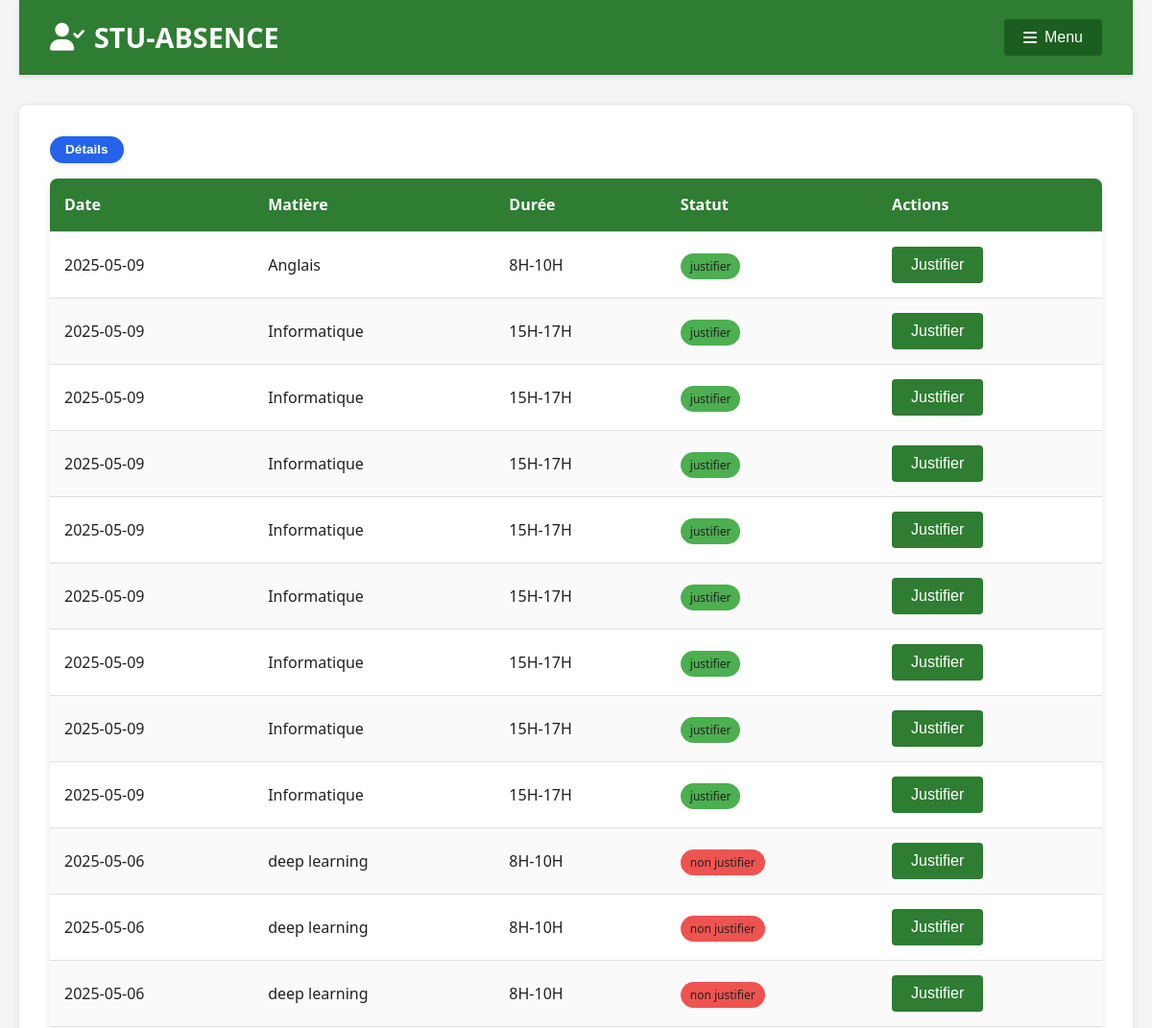
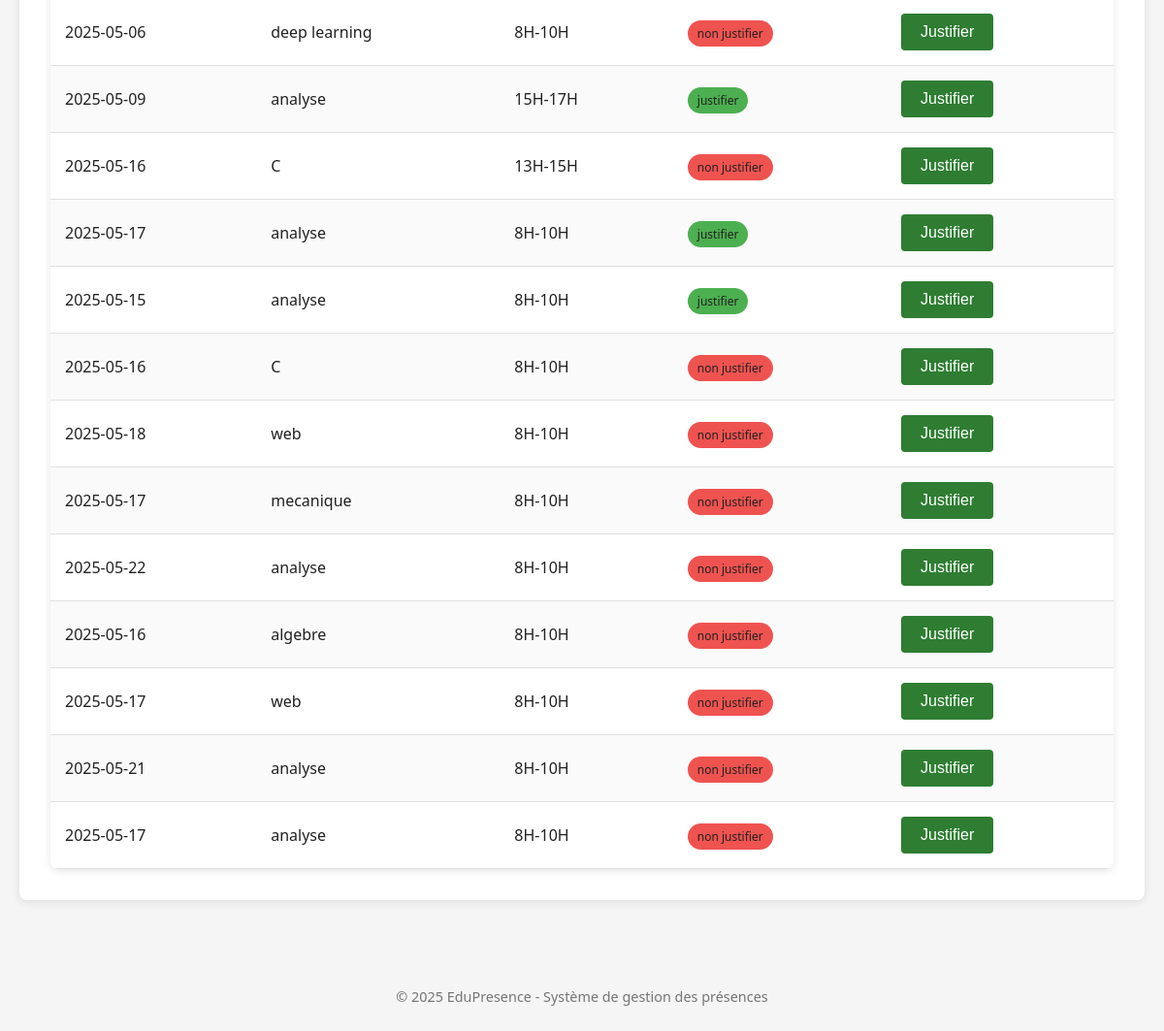
The page /vue/delegue/etudiant.php (signed in) on the database its author committed (2 pictures, top to bottom).
### tables this page shows
CREATE TABLE IF NOT EXISTS `abscences` (
  `id_abscence` int NOT NULL AUTO_INCREMENT,
  `dates` varchar(255) NOT NULL,
  `periode` varchar(255) NOT NULL,
  `matiere` varchar(255) NOT NULL,
  `statut` varchar(255) NOT NULL DEFAULT 'non_justifier',
  `id_etudiant` int NOT NULL,
  PRIMARY KEY (`id_abscence`)
);

### modele/methode.php (called while the page is built, shortened)
<?php
function recupUtilInfo($db,$id){
    $requete=$db->prepare('SELECT * from abscences where id_etudiant=?');
    $requete->execute(array($id));
    $absences=array();
    while($ligne=$requete->fetch(PDO::FETCH_ASSOC)){
        $absences[]= ['date'=>$ligne['dates'],'periode'=>$ligne["periode"],'matiere'=>$ligne['matiere'],'statut'=>$ligne['statut']];
    }
    return $absences;
}
?>

### vue/delegue/etudiant.php (the view, shortened to what this page needs)
<?php
    require '../../modele/methode.php';
    $absences =recupUtilInfo($db,$_SESSION['id']);
?>
<!DOCTYPE html>
<html lang="fr">
<head>
    <link rel="stylesheet" href="styles.css">
    <link rel="stylesheet" href="https://cdnjs.cloudflare.com/ajax/libs/font-awesome/6.0.0/css/all.min.css">
</head>
<body>
    <div class="container">
        <header>
            <h1><i class="fas fa-user-check"></i> STU-ABSENCE</h1>
            <nav>
                <div class="dropdown">
                    <button class="dropbtn"><i class="fas fa-bars"></i> Menu</button>
                </div>
            </nav>
        </header>
        <main>
            <section class="attendance-form">
                <form action="" method="post">
                <button class="btn-details" name="detaille">Détails</button>
                </form>
                 <table>
                <thead>
                    <tr>
                        <th>Date</th>
                        <th>Matière</th>
                        <th>Durée</th>
                        <th>Statut</th>
                        <th>Actions</th>
                    </tr>
                </thead>
                <tbody id="absences-list">
                    <?php foreach ($absences as $absence): ?>
                        <tr>
                            <td><?php echo htmlspecialchars($absence['date']); ?></td>
                            <td><?php echo htmlspecialchars($absence['matiere']); ?></td>
                            <td><?php echo htmlspecialchars($absence['periode']); ?></td>
                           <td><?php if($absence['statut']=='justifier'){?><span class="badge badge-green">justifier</span><?php }else{ ?><span class="badge badge-red">non justifier<?php }?></td>
                            <td>
                                <button class="btn btn-primary" onclick="window.location.href='excuses.php?id=<?php echo $absence['date']; ?>'">Justifier</button>
                            </td>
                        </tr>
                    <?php endforeach; ?>
                </tbody>
            </table>
            </section>
        </main>
        <footer>
            <p>&copy; <?php echo date('Y'); ?> EduPresence - Système de gestion des présences</p>
        </footer>
    </div>
</body>

### vue/delegue/styles.css (style rules this page uses)
:root { --primary-green: #2e7d32; --light-green: #4caf50; --dark-green: #1b5e20; --primary-gray: #757575; --light-gray: #e0e0e0; --dark-gray: #424242; --primary-red: #c62828; --light-red: #ef5350; --dark-red: #b71c1c; --white: #ffffff; --black: #212121; --background: #f5f5f5; }
* { margin: 0; padding: 0; box-sizing: border-box; }
body { font-family: 'Segoe UI', Tahoma, Geneva, Verdana, sans-serif; background-color: var(--background); color: var(--black); line-height: 1.6; }
.container { max-width: 1200px; margin: 0 auto; padding: 0 20px; }
header { background-color: var(--primary-green); color: var(--white); padding: 1rem 0; box-shadow: 0 2px 5px rgba(0, 0, 0, 0.1); display: flex; justify-content: space-between; align-items: center; padding: 1rem 2rem; }
header h1 { font-size: 1.8rem; margin: 0; display: flex; align-items: center; }
header h1 i { margin-right: 10px; }
.dropdown { position: relative; display: inline-block; }
.dropbtn { background-color: var(--dark-green); color: var(--white); padding: 10px 20px; font-size: 16px; border: none; cursor: pointer; border-radius: 4px; display: flex; align-items: center; gap: 8px; transition: background-color 0.3s; }
main { padding: 2rem 0; }
section { background-color: var(--white); border-radius: 8px; box-shadow: 0 2px 10px rgba(0, 0, 0, 0.1); padding: 2rem; margin-bottom: 2rem; transition: transform 0.3s, box-shadow 0.3s; }
table { width: 100%; border-collapse: collapse; margin-top: 1rem; box-shadow: 0 2px 8px rgba(0, 0, 0, 0.1); border-radius: 8px; overflow: hidden; }
th, td { padding: 15px; text-align: left; border-bottom: 1px solid var(--light-gray); }
th { background-color: var(--primary-green); color: var(--white); font-weight: 600; position: sticky; top: 0; }
tr:nth-child(even) { background-color: rgba(0, 0, 0, 0.02); }
.btn-primary { background-color: var(--primary-green); color: var(--white); border: none; padding: 10px 20px; font-size: 16px; border-radius: 4px; cursor: pointer; transition: all 0.3s; display: flex; align-items: center; gap: 8px; }
footer { text-align: center; padding: 1.5rem 0; color: var(--primary-gray); font-size: 0.9rem; }

### vue/delegue/etudiant.php (style rules this page uses)
.badge { padding: 5px 10px; border-radius: 30px; font-size: 0.75rem; font-weight: 500; }
.badge-green { background-color: var(--light-green); color: var(--green); }
.badge-red { background-color: var(--light-red); color: var(--red); }
.btn-details { background-color: #2563eb; color: white; font-size: 0.85rem; font-weight: 600; padding: 0.4rem 1rem; border: none; border-radius: 9999px; cursor: pointer; transition: background-color 0.2s ease, transform 0.1s ease; box-shadow: 0 2px 5px rgba(0,0,0,0.1); }

### rows shown on the page
abscences: dates "2025-05-09", matiere "Anglais", periode "8H-10H", statut "justifier"
abscences: dates "2025-05-09", matiere "analyse", periode "15H-17H", statut "justifier"
abscences: dates "2025-05-16", matiere "C", periode "13H-15H", statut "non justifier"
abscences: dates "2025-05-17", matiere "analyse", periode "8H-10H", statut "justifier"
abscences: dates "2025-05-15", matiere "analyse", periode "8H-10H", statut "justifier"
abscences: dates "2025-05-16", matiere "C", periode "8H-10H", statut "non justifier"
abscences: dates "2025-05-18", matiere "web", periode "8H-10H", statut "non justifier"
abscences: dates "2025-05-17", matiere "mecanique", periode "8H-10H", statut "non justifier"
abscences: dates "2025-05-22", matiere "analyse", periode "8H-10H", statut "non justifier"
abscences: dates "2025-05-16", matiere "algebre", periode "8H-10H", statut "non justifier"
abscences: dates "2025-05-17", matiere "web", periode "8H-10H", statut "non justifier"
abscences: dates "2025-05-21", matiere "analyse", periode "8H-10H", statut "non justifier"
abscences: dates "2025-05-17", matiere "analyse", periode "8H-10H", statut "non justifier"

### other values the page prints
$absence['date'] "2025-05-09"
$absence['matiere'] "Informatique"
$absence['periode'] "15H-17H"
$absence['date'] "2025-05-06"
$absence['matiere'] "deep learning"
$absence['periode'] "8H-10H"
